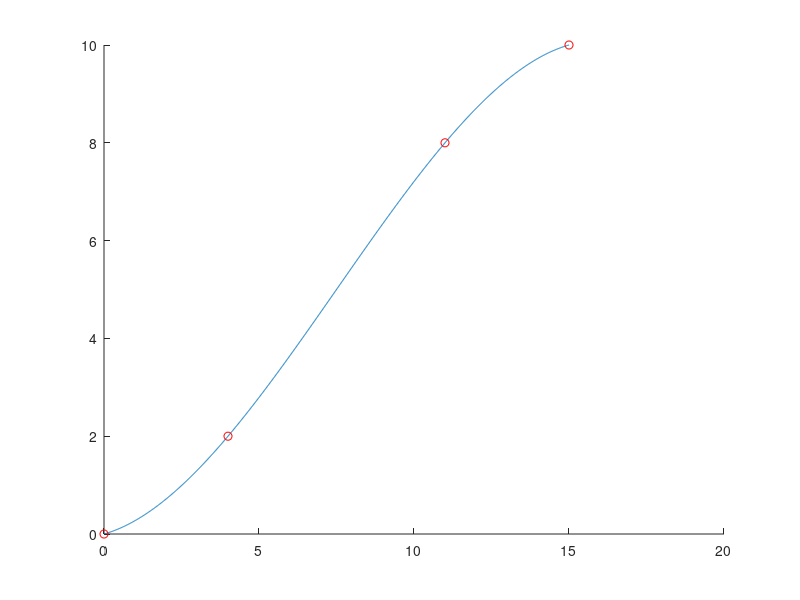

Reproduce this figure in MATLAB.
t = 0:0.01:15;

x = [0 4 11 15];
y = [0 2 8 10];

s = spline(x,y,t);

figure
hold on
plot(t,s)
plot(x,y,'ro')

val = spline(x,y,10)